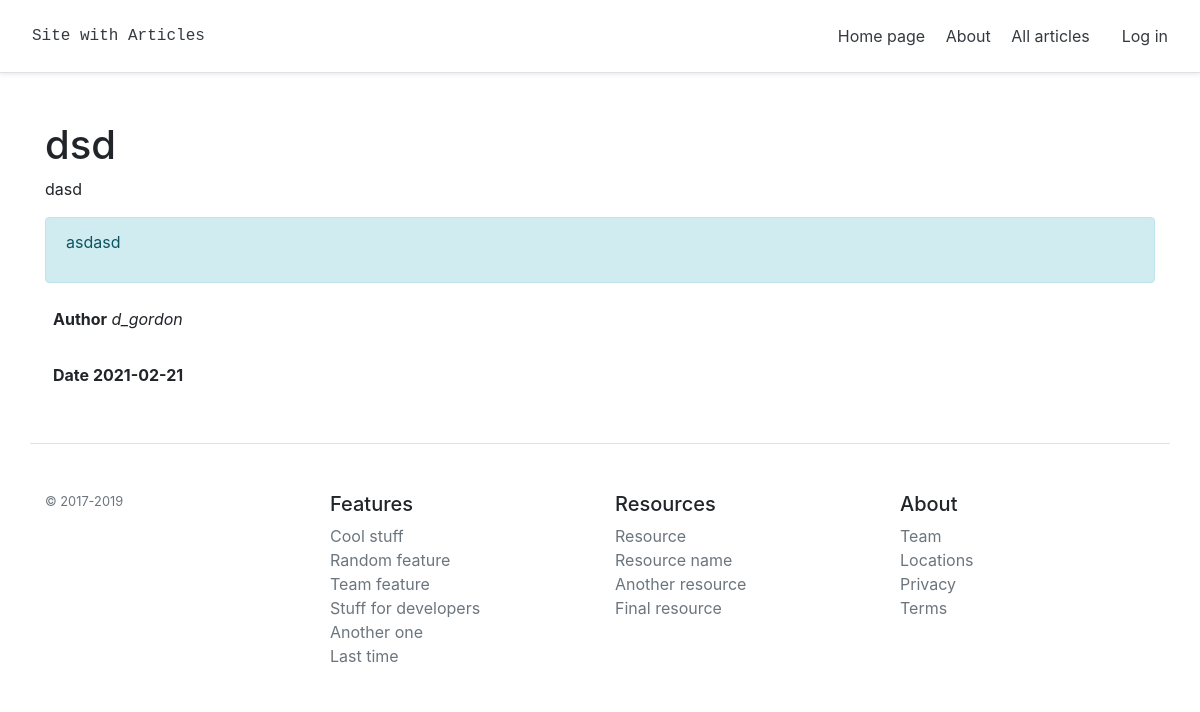
/posts/1, run on the app's committed database.
### app/models.py (models this page shows, shortened)
class Article(db.Model):
    __table_args__ = {'extend_existing': True}
    id = db.Column(db.Integer, primary_key=True)
    title = db.Column(db.String(100), nullable=False)
    intro = db.Column(db.String(300), nullable=False)
    text = db.Column(db.Text, nullable=False)
    date = db.Column(db.DateTime, default=datetime.utcnow)
    author = db.Column(db.String(100))

### app/routes/posts.py (the view)
@posts_bp.route("/<int:id>")
def post_detail(id):
    article = Article.query.get(id)
    if current_user.is_authenticated:
        return render_template('post_detail.html', article=article, user_is_authenticated=True,
                               username=current_user.username)
    return render_template('post_detail.html', article=article)

### app/templates/post_detail.html (shortened to what this page needs)
{% extends "layout.html" %}
{% block nav_bar %}
{% if user_is_authenticated %}
<a class="btn btn-warning" href="{{ url_for('create_article.create_article') }}">Create article</a>
<a class="p-2 text-dark" href="{{ url_for('profile.profile', username=username)}}">Profile</a>
{% else %}
{{ super() }}
{% endif %}
{% endblock nav_bar %}
{% block content %}
<div class="container mt-5">
    <h1>{{ article.title }}</h1>
    <p>{{ article.intro }}</p>
    <div class="alert alert-info">
        <p>{{ article.text }}</p>
    </div>
    <p class="p-2"><b>Author</b> <i>{{ article.author }}</i></p>
    <p class="p-2"><b>Date {{ article.date.date() }}</b></p>
</div>
{% endblock content %}

### data on the page
Article: title "dsd", intro "dasd", text "asdasd", author "d_gordon", date "2021-02-21"
